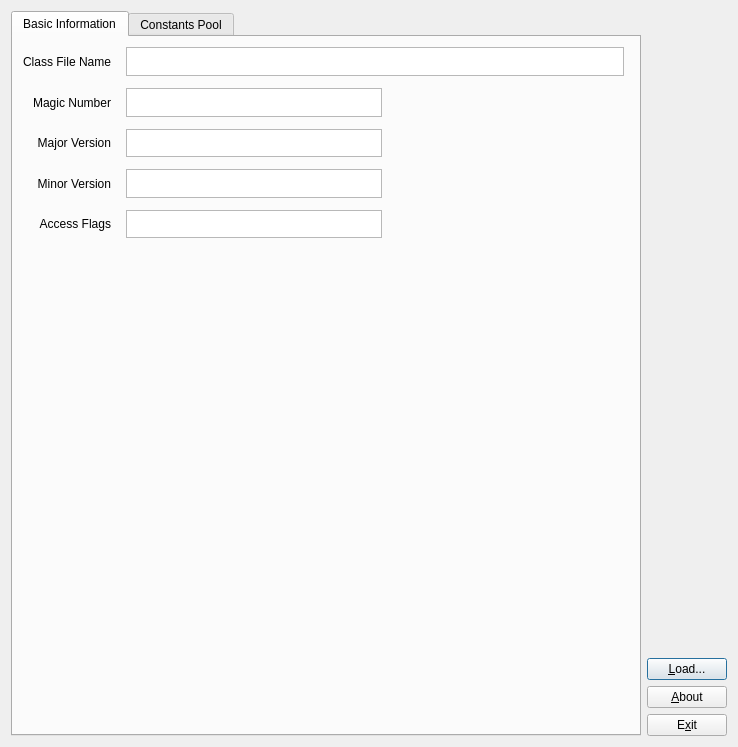
<?xml version="1.0" encoding="UTF-8"?>
<ui version="4.0">
 <class>Dialog</class>
 <widget class="QDialog" name="Dialog">
  <property name="geometry">
   <rect>
    <x>0</x>
    <y>0</y>
    <width>738</width>
    <height>747</height>
   </rect>
  </property>
  <property name="windowTitle">
   <string>Java Class Analyzer</string>
  </property>
  <layout class="QGridLayout" name="gridLayout">
   <item row="3" column="1">
    <widget class="QPushButton" name="aboutButton">
     <property name="text">
      <string>&amp;About</string>
     </property>
     <property name="icon">
      <iconset>
       <normaloff>icons/gnome-app-install-star.png</normaloff>icons/gnome-app-install-star.png</iconset>
     </property>
    </widget>
   </item>
   <item row="0" column="0" rowspan="5">
    <widget class="QTabWidget" name="tabWidget">
     <property name="currentIndex">
      <number>0</number>
     </property>
     <widget class="QWidget" name="tab">
      <attribute name="title">
       <string>Basic Information</string>
      </attribute>
      <widget class="QWidget" name="gridLayoutWidget">
       <property name="geometry">
        <rect>
         <x>10</x>
         <y>10</y>
         <width>601</width>
         <height>191</height>
        </rect>
       </property>
       <layout class="QGridLayout" name="gridLayout_2">
        <property name="horizontalSpacing">
         <number>15</number>
        </property>
        <property name="verticalSpacing">
         <number>12</number>
        </property>
        <item row="2" column="1">
         <widget class="QTextEdit" name="majVerText">
          <property name="readOnly">
           <bool>true</bool>
          </property>
         </widget>
        </item>
        <item row="3" column="0">
         <widget class="QLabel" name="label_3">
          <property name="text">
           <string>Minor Version</string>
          </property>
          <property name="alignment">
           <set>Qt::AlignRight|Qt::AlignTrailing|Qt::AlignVCenter</set>
          </property>
         </widget>
        </item>
        <item row="4" column="0">
         <widget class="QLabel" name="label_5">
          <property name="text">
           <string>Access Flags</string>
          </property>
          <property name="alignment">
           <set>Qt::AlignRight|Qt::AlignTrailing|Qt::AlignVCenter</set>
          </property>
         </widget>
        </item>
        <item row="4" column="1">
         <widget class="QTextEdit" name="accessFlagText">
          <property name="readOnly">
           <bool>true</bool>
          </property>
         </widget>
        </item>
        <item row="1" column="0">
         <widget class="QLabel" name="label_2">
          <property name="text">
           <string>Magic Number</string>
          </property>
          <property name="alignment">
           <set>Qt::AlignRight|Qt::AlignTrailing|Qt::AlignVCenter</set>
          </property>
         </widget>
        </item>
        <item row="1" column="1">
         <widget class="QTextEdit" name="magicNumText">
          <property name="readOnly">
           <bool>true</bool>
          </property>
         </widget>
        </item>
        <item row="0" column="0">
         <widget class="QLabel" name="label">
          <property name="text">
           <string>Class File Name</string>
          </property>
          <property name="alignment">
           <set>Qt::AlignRight|Qt::AlignTrailing|Qt::AlignVCenter</set>
          </property>
         </widget>
        </item>
        <item row="3" column="1">
         <widget class="QTextEdit" name="minVerText">
          <property name="readOnly">
           <bool>true</bool>
          </property>
         </widget>
        </item>
        <item row="2" column="0">
         <widget class="QLabel" name="label_4">
          <property name="text">
           <string>Major Version</string>
          </property>
          <property name="alignment">
           <set>Qt::AlignRight|Qt::AlignTrailing|Qt::AlignVCenter</set>
          </property>
         </widget>
        </item>
        <item row="1" column="2">
         <spacer name="horizontalSpacer">
          <property name="orientation">
           <enum>Qt::Horizontal</enum>
          </property>
          <property name="sizeHint" stdset="0">
           <size>
            <width>40</width>
            <height>20</height>
           </size>
          </property>
         </spacer>
        </item>
        <item row="0" column="1" colspan="2">
         <widget class="QTextEdit" name="classFileText">
          <property name="readOnly">
           <bool>true</bool>
          </property>
         </widget>
        </item>
       </layout>
      </widget>
      <zorder></zorder>
      <zorder>gridLayoutWidget</zorder>
      <zorder>label</zorder>
     </widget>
     <widget class="QWidget" name="tab_2">
      <attribute name="title">
       <string>Constants Pool</string>
      </attribute>
      <layout class="QHBoxLayout" name="horizontalLayout">
       <item>
        <widget class="QTableWidget" name="constPoolTable"/>
       </item>
      </layout>
     </widget>
    </widget>
   </item>
   <item row="4" column="1">
    <widget class="QPushButton" name="exitButton">
     <property name="text">
      <string>E&amp;xit</string>
     </property>
     <property name="icon">
      <iconset>
       <normaloff>icons/application-exit.png</normaloff>icons/application-exit.png</iconset>
     </property>
    </widget>
   </item>
   <item row="2" column="1">
    <widget class="QPushButton" name="loadButton">
     <property name="text">
      <string>&amp;Load...</string>
     </property>
     <property name="icon">
      <iconset>
       <normaloff>icons/document-open.png</normaloff>icons/document-open.png</iconset>
     </property>
     <property name="autoDefault">
      <bool>false</bool>
     </property>
     <property name="default">
      <bool>true</bool>
     </property>
    </widget>
   </item>
  </layout>
 </widget>
 <tabstops>
  <tabstop>loadButton</tabstop>
  <tabstop>aboutButton</tabstop>
  <tabstop>exitButton</tabstop>
  <tabstop>tabWidget</tabstop>
  <tabstop>classFileText</tabstop>
  <tabstop>magicNumText</tabstop>
  <tabstop>majVerText</tabstop>
  <tabstop>minVerText</tabstop>
  <tabstop>accessFlagText</tabstop>
  <tabstop>constPoolTable</tabstop>
  <tabstop>textEdit_15</tabstop>
  <tabstop>textEdit_11</tabstop>
  <tabstop>textEdit_7</tabstop>
  <tabstop>textEdit_6</tabstop>
  <tabstop>textEdit_8</tabstop>
  <tabstop>textEdit_9</tabstop>
  <tabstop>textEdit_10</tabstop>
  <tabstop>textEdit_12</tabstop>
  <tabstop>textEdit_13</tabstop>
  <tabstop>textEdit_14</tabstop>
 </tabstops>
 <resources/>
 <connections>
  <connection>
   <sender>exitButton</sender>
   <signal>pressed()</signal>
   <receiver>Dialog</receiver>
   <slot>close()</slot>
   <hints>
    <hint type="sourcelabel">
     <x>686</x>
     <y>723</y>
    </hint>
    <hint type="destinationlabel">
     <x>368</x>
     <y>373</y>
    </hint>
   </hints>
  </connection>
 </connections>
</ui>
